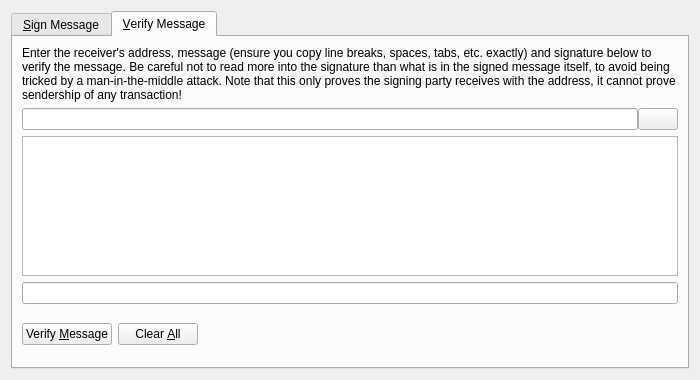
<?xml version="1.0" encoding="UTF-8"?>
<ui version="4.0">
 <class>SignVerifyMessageDialog</class>
 <widget class="QDialog" name="SignVerifyMessageDialog">
  <property name="geometry">
   <rect>
    <x>0</x>
    <y>0</y>
    <width>700</width>
    <height>380</height>
   </rect>
  </property>
  <property name="windowTitle">
   <string>Signatures - Sign / Verify a Message</string>
  </property>
  <property name="modal">
   <bool>true</bool>
  </property>
  <layout class="QVBoxLayout" name="verticalLayout">
   <item>
    <widget class="QTabWidget" name="tabWidget">
     <property name="currentIndex">
      <number>1</number>
     </property>
     <widget class="QWidget" name="tabSignMessage">
      <attribute name="title">
       <string>&amp;Sign Message</string>
      </attribute>
      <layout class="QVBoxLayout" name="verticalLayout_SM">
       <item>
        <widget class="QLabel" name="infoLabel_SM">
         <property name="text">
          <string>You can sign messages/agreements with your addresses to prove you can receive libercoins sent to them. Be careful not to sign anything vague or random, as phishing attacks may try to trick you into signing your identity over to them. Only sign fully-detailed statements you agree to.</string>
         </property>
         <property name="textFormat">
          <enum>Qt::PlainText</enum>
         </property>
         <property name="wordWrap">
          <bool>true</bool>
         </property>
        </widget>
       </item>
       <item>
        <layout class="QHBoxLayout" name="horizontalLayout_1_SM">
         <property name="spacing">
          <number>0</number>
         </property>
         <item>
          <widget class="QValidatedLineEdit" name="addressIn_SM">
           <property name="toolTip">
            <string>The Bitcoin address to sign the message with</string>
           </property>
          </widget>
         </item>
         <item>
          <widget class="QPushButton" name="addressBookButton_SM">
           <property name="toolTip">
            <string>Choose previously used address</string>
           </property>
           <property name="text">
            <string/>
           </property>
           <property name="icon">
            <iconset resource="../bitcoin.qrc">
             <normaloff>:/icons/address-book</normaloff>:/icons/address-book</iconset>
           </property>
           <property name="shortcut">
            <string>Alt+A</string>
           </property>
           <property name="autoDefault">
            <bool>false</bool>
           </property>
          </widget>
         </item>
         <item>
          <widget class="QPushButton" name="pasteButton_SM">
           <property name="toolTip">
            <string>Paste address from clipboard</string>
           </property>
           <property name="text">
            <string/>
           </property>
           <property name="icon">
            <iconset resource="../bitcoin.qrc">
             <normaloff>:/icons/editpaste</normaloff>:/icons/editpaste</iconset>
           </property>
           <property name="shortcut">
            <string>Alt+P</string>
           </property>
           <property name="autoDefault">
            <bool>false</bool>
           </property>
          </widget>
         </item>
        </layout>
       </item>
       <item>
        <widget class="QPlainTextEdit" name="messageIn_SM">
         <property name="toolTip">
          <string>Enter the message you want to sign here</string>
         </property>
        </widget>
       </item>
       <item>
        <widget class="QLabel" name="signatureLabel_SM">
         <property name="text">
          <string>Signature</string>
         </property>
         <property name="textFormat">
          <enum>Qt::PlainText</enum>
         </property>
        </widget>
       </item>
       <item>
        <layout class="QHBoxLayout" name="horizontalLayout_2_SM">
         <property name="spacing">
          <number>0</number>
         </property>
         <item>
          <widget class="QLineEdit" name="signatureOut_SM">
           <property name="font">
            <font>
             <italic>true</italic>
            </font>
           </property>
           <property name="readOnly">
            <bool>true</bool>
           </property>
          </widget>
         </item>
         <item>
          <widget class="QPushButton" name="copySignatureButton_SM">
           <property name="toolTip">
            <string>Copy the current signature to the system clipboard</string>
           </property>
           <property name="text">
            <string/>
           </property>
           <property name="icon">
            <iconset resource="../bitcoin.qrc">
             <normaloff>:/icons/editcopy</normaloff>:/icons/editcopy</iconset>
           </property>
           <property name="autoDefault">
            <bool>false</bool>
           </property>
          </widget>
         </item>
        </layout>
       </item>
       <item>
        <layout class="QHBoxLayout" name="horizontalLayout_3_SM">
         <item>
          <widget class="QPushButton" name="signMessageButton_SM">
           <property name="toolTip">
            <string>Sign the message to prove you own this Zcoin address</string>
           </property>
           <property name="text">
            <string>Sign &amp;Message</string>
           </property>
           <property name="icon">
            <iconset resource="../bitcoin.qrc">
             <normaloff>:/icons/edit</normaloff>:/icons/edit</iconset>
           </property>
           <property name="autoDefault">
            <bool>false</bool>
           </property>
          </widget>
         </item>
         <item>
          <widget class="QPushButton" name="clearButton_SM">
           <property name="toolTip">
            <string>Reset all sign message fields</string>
           </property>
           <property name="text">
            <string>Clear &amp;All</string>
           </property>
           <property name="icon">
            <iconset resource="../bitcoin.qrc">
             <normaloff>:/icons/remove</normaloff>:/icons/remove</iconset>
           </property>
           <property name="autoDefault">
            <bool>false</bool>
           </property>
          </widget>
         </item>
         <item>
          <spacer name="horizontalSpacer_1_SM">
           <property name="orientation">
            <enum>Qt::Horizontal</enum>
           </property>
           <property name="sizeHint" stdset="0">
            <size>
             <width>40</width>
             <height>48</height>
            </size>
           </property>
          </spacer>
         </item>
         <item>
          <widget class="QLabel" name="statusLabel_SM">
           <property name="font">
            <font>
             <weight>75</weight>
             <bold>true</bold>
            </font>
           </property>
           <property name="text">
            <string/>
           </property>
           <property name="wordWrap">
            <bool>true</bool>
           </property>
          </widget>
         </item>
         <item>
          <spacer name="horizontalSpacer_2_SM">
           <property name="orientation">
            <enum>Qt::Horizontal</enum>
           </property>
           <property name="sizeHint" stdset="0">
            <size>
             <width>40</width>
             <height>48</height>
            </size>
           </property>
          </spacer>
         </item>
        </layout>
       </item>
      </layout>
     </widget>
     <widget class="QWidget" name="tabVerifyMessage">
      <attribute name="title">
       <string>&amp;Verify Message</string>
      </attribute>
      <layout class="QVBoxLayout" name="verticalLayout_VM">
       <item>
        <widget class="QLabel" name="infoLabel_VM">
         <property name="text">
          <string>Enter the receiver's address, message (ensure you copy line breaks, spaces, tabs, etc. exactly) and signature below to verify the message. Be careful not to read more into the signature than what is in the signed message itself, to avoid being tricked by a man-in-the-middle attack. Note that this only proves the signing party receives with the address, it cannot prove sendership of any transaction!</string>
         </property>
         <property name="textFormat">
          <enum>Qt::PlainText</enum>
         </property>
         <property name="alignment">
          <set>Qt::AlignLeading|Qt::AlignLeft|Qt::AlignTop</set>
         </property>
         <property name="wordWrap">
          <bool>true</bool>
         </property>
        </widget>
       </item>
       <item>
        <layout class="QHBoxLayout" name="horizontalLayout_1_VM">
         <property name="spacing">
          <number>0</number>
         </property>
         <item>
          <widget class="QValidatedLineEdit" name="addressIn_VM">
           <property name="toolTip">
            <string>The Zcoin address the message was signed with</string>
           </property>
          </widget>
         </item>
         <item>
          <widget class="QPushButton" name="addressBookButton_VM">
           <property name="toolTip">
            <string>Choose previously used address</string>
           </property>
           <property name="text">
            <string/>
           </property>
           <property name="icon">
            <iconset resource="../bitcoin.qrc">
             <normaloff>:/icons/address-book</normaloff>:/icons/address-book</iconset>
           </property>
           <property name="shortcut">
            <string>Alt+A</string>
           </property>
           <property name="autoDefault">
            <bool>false</bool>
           </property>
          </widget>
         </item>
        </layout>
       </item>
       <item>
        <widget class="QPlainTextEdit" name="messageIn_VM"/>
       </item>
       <item>
        <widget class="QValidatedLineEdit" name="signatureIn_VM"/>
       </item>
       <item>
        <layout class="QHBoxLayout" name="horizontalLayout_2_VM">
         <item>
          <widget class="QPushButton" name="verifyMessageButton_VM">
           <property name="toolTip">
            <string>Verify the message to ensure it was signed with the specified Zcoin address</string>
           </property>
           <property name="text">
            <string>Verify &amp;Message</string>
           </property>
           <property name="icon">
            <iconset>
             <normaloff>:/icons/transaction_0</normaloff>:/icons/transaction_0</iconset>
           </property>
           <property name="autoDefault">
            <bool>false</bool>
           </property>
          </widget>
         </item>
         <item>
          <widget class="QPushButton" name="clearButton_VM">
           <property name="toolTip">
            <string>Reset all verify message fields</string>
           </property>
           <property name="text">
            <string>Clear &amp;All</string>
           </property>
           <property name="icon">
            <iconset resource="../bitcoin.qrc">
             <normaloff>:/icons/remove</normaloff>:/icons/remove</iconset>
           </property>
           <property name="autoDefault">
            <bool>false</bool>
           </property>
          </widget>
         </item>
         <item>
          <spacer name="horizontalSpacer_1_VM">
           <property name="orientation">
            <enum>Qt::Horizontal</enum>
           </property>
           <property name="sizeHint" stdset="0">
            <size>
             <width>40</width>
             <height>48</height>
            </size>
           </property>
          </spacer>
         </item>
         <item>
          <widget class="QLabel" name="statusLabel_VM">
           <property name="font">
            <font>
             <weight>75</weight>
             <bold>true</bold>
            </font>
           </property>
           <property name="text">
            <string/>
           </property>
           <property name="wordWrap">
            <bool>true</bool>
           </property>
          </widget>
         </item>
         <item>
          <spacer name="horizontalSpacer_2_VM">
           <property name="orientation">
            <enum>Qt::Horizontal</enum>
           </property>
           <property name="sizeHint" stdset="0">
            <size>
             <width>40</width>
             <height>48</height>
            </size>
           </property>
          </spacer>
         </item>
        </layout>
       </item>
      </layout>
     </widget>
    </widget>
   </item>
  </layout>
 </widget>
 <customwidgets>
  <customwidget>
   <class>QValidatedLineEdit</class>
   <extends>QLineEdit</extends>
   <header>qvalidatedlineedit.h</header>
  </customwidget>
 </customwidgets>
 <resources>
  <include location="../bitcoin.qrc"/>
 </resources>
 <connections/>
</ui>
